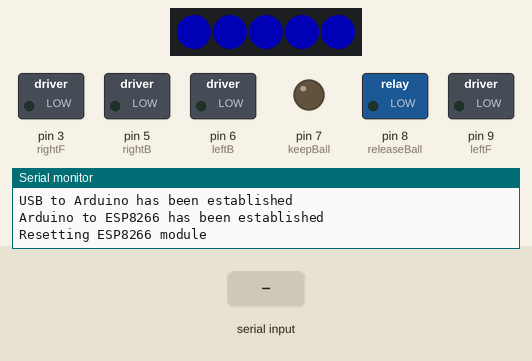
This sketch was run on a simulated Arduino Uno, built with avr-gcc and run on an emulated ATmega328P. On the bench: 5 RGB LEDs in strip order, left to right, switched loads named in the sketch (green lamp = pin HIGH), output pins drawn as LEDs (lit = HIGH), the last lines printed to the serial monitor. Inputs (shaded band) come from the test bench. Dim RGB values are drawn brighter than linear; the modem accepts every AT command (registered, SIM ready, sends succeed) and sends nothing else.

Above: at 0.1 s.
At 2.1 s:
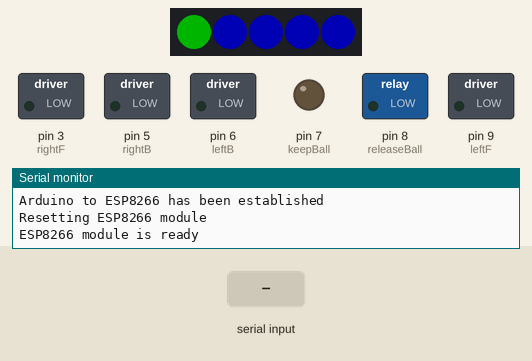
At 5.3 s:
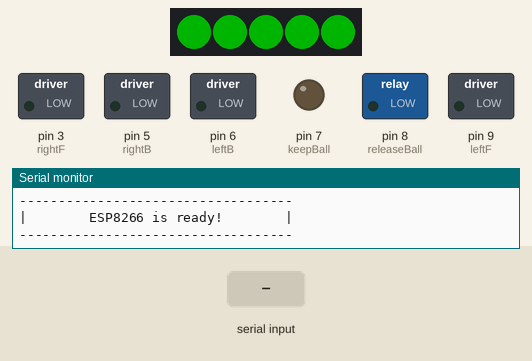
9.5 s: "x90\n" received over the second serial link
Timing chart, 0 to 12.5 s (numbered marks = the images above; inputs shaded):
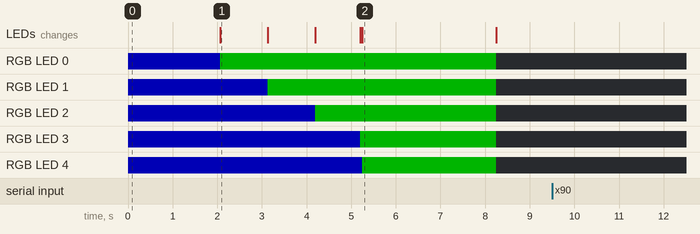

Measured:
- what the display in image 1 shows lasts 1.0 s, from 2.1 s to 3.1 s
- what the display in image 2 shows lasts 3.0 s, from 5.3 s to 8.3 s

The sketch:

soccerRobot-6-17-2016.ino
```cpp
#include <SoftwareSerial.h>
#include <Adafruit_NeoPixel.h>
#define SSID "MOTOROLA-34A73"
#define PASS "963debc469728bd74ea5"
SoftwareSerial esp8266(11, 10); // RX, TX
#define LED 12
Adafruit_NeoPixel strip = Adafruit_NeoPixel(5, LED, NEO_GRB + NEO_KHZ800);

uint32_t red = strip.Color(255, 0, 0);
uint32_t green = strip.Color(0, 255, 0);
uint32_t blue = strip.Color(0, 0, 255);
uint32_t none = strip.Color(0, 0, 0);

int rightB = 5;
int rightF = 3;
int leftF = 9;
int leftB = 6;
int keepBall = 7;
int releaseBall = 8;

boolean link = false;
unsigned long time = 0;

char eight;
char seven;
char six;
char five;
char four;
char three;
char two;
char one;

int dbg = 0;

void setup()
{
  pinMode(leftF, OUTPUT);
  pinMode(leftB, OUTPUT);
  pinMode(rightF, OUTPUT);
  pinMode(rightB, OUTPUT);
  pinMode(keepBall, OUTPUT);
  pinMode(releaseBall, OUTPUT);
  strip.begin();
  strip.show(); // Initialize all pixels to 'off'
  strip.setBrightness(64);
  //Serial USB connection from Arduino to USB
  Serial.begin(9600);
  debug("USB to Arduino has been established", 1);

  setColor("blue");
  //Serial from Arduino to ESP8266
  esp8266.begin(9600);

  while (!esp8266); //wait for Serial to connect
  Serial.println("Arduino to ESP8266 has been established");

  debug("Resetting ESP8266 module", 1);
  if(sendData("AT+RST", 2000, "Ready")) {
    debug("ESP8266 module is ready", 1);
    strip.setPixelColor(0, green);
    strip.show();
  } else {
    Serial.println("ESP8266 module is not ready");
    debug("ESP8266 module has no response...", 1);
    strip.setPixelColor(0, red);
    strip.show();
    while (1);
  }

  //connect to the wifi
  boolean connected = false;

  //Attempt to connect to wifi 5 times
  for (int i = 0; i < 5; i++)
  {
    if (connectWiFi())
    {
      connected = true;
      strip.setPixelColor(1, green);
      strip.show();
      break;
    }
  }

  if (!connected) {
    Serial.println("Could not connect to wifi after 5 attemps");
    strip.setPixelColor(1, red);
    strip.show();
    while (1);
  }

  //Set connection mode to multiple
  Serial.println("Set connection mode to multiple");
  esp8266.println("AT+CIPMUX=1");
  delay(1000);
  if (esp8266.find("OK"))
  {
    Serial.println("OK");
    strip.setPixelColor(2, green);
    strip.show();
  } else {
    Serial.println("ESP8266 AT+CIPMUX=1 command did not work...");
    strip.setPixelColor(2, red);
    strip.show();
    while (1);
  }

  Serial.println("Starting the web server");
  esp8266.println("AT+CIPSERVER=1,9090");
  delay(1000);
  if (esp8266.find("OK"))
  {
    strip.setPixelColor(3, green);
    strip.show();
    Serial.println("OK");
  } else {
    Serial.println("ESP8266 AT+CIPSERVER=1,80 command did not work...");
    strip.setPixelColor(3, red);
    strip.show();
    while (1);
  }

  Serial.println("-----------------------------------");
  Serial.println("|        ESP8266 is ready!        |");
  Serial.println("-----------------------------------");
  strip.setPixelColor(4, green);
  strip.show();
  delay(3000);
  setColor("none");
  strip.show();
}

void loop()
{
  if(esp8266.available()) {
    checkDirButtons();
  }

  if(link) {
    time = millis();
  }
}

void checkDirButtons() {
  char c = esp8266.read();

  if(c == 'x') {

    //Serial.print("Time: ");
    //Serial.println(time);

    String leftString = "aaaa";
    leftString.setCharAt(0, one);
    leftString.setCharAt(1, two);
    leftString.setCharAt(2, three);
    leftString.setCharAt(3, four);
    int leftPower = leftString.toInt();

    String rightString = "aaaa";
    rightString.setCharAt(0, five);
    rightString.setCharAt(1, six);
    rightString.setCharAt(2, seven);
    rightString.setCharAt(3, eight);
    int rightPower = rightString.toInt();

    Serial.print("Left power: ");
    Serial.println(leftPower);
    Serial.print("Right power: ");
    Serial.println(rightPower);

    if(leftPower > 0 && leftPower <=255) {
      digitalWrite(leftB, LOW);
      analogWrite(leftF, leftPower);
    } else if(leftPower == 0) {
      digitalWrite(leftF, LOW);
      digitalWrite(leftB, LOW);
    } else if(leftPower < 0 && leftPower >= -255) {
      digitalWrite(leftF, LOW);
      int posLeftPower = abs(leftPower);
      analogWrite(leftB, posLeftPower);
    }

    if(rightPower > 0 && rightPower <=255) {
      digitalWrite(rightB, LOW);
      analogWrite(rightF, rightPower);
    } else if(rightPower == 0) {
      digitalWrite(rightF, LOW);
      digitalWrite(rightB, LOW);
    } else if(rightPower < 0 && rightPower >= -255) {
      digitalWrite(rightF, LOW);
      int posRightPower = abs(rightPower);
      analogWrite(rightB, posRightPower);
    }
  }

  if(six == 'L' && seven == 'i' && eight == 'n' && c == 'k') {
    Serial.println("LINKED UP FAM!");
    time = millis();
    Serial.print("START TIME IS: ");
    Serial.println(time);
    link = true;
  } else if(six == 'l' && seven == 'i' && eight == 'n' && c == 'k') {
    Serial.println("UNLINKED boi");
    link = false;
    time = 0;
  }

  //grab the last 8 chars
  one = two;
  two = three;
  three = four;
  four = five;
  five = six;
  six = seven;
  seven = eight;
  eight = c;
}

void sendData(String data, int delayTime) {

  esp8266.println(data);
  delay(delayTime);
}

boolean sendData(String data, int delayTime, String lookFor) {
  esp8266.println(data);
  delay(delayTime);
  if (esp8266.find("Ready"))
  {
    return true;
  } else {
    return false;
  }
}

void debug(String message, int importance) {
  if(importance > dbg) {
    Serial.println(message);
  }
}

boolean connectWiFi()
{
  esp8266.println("AT+CWMODE=1");
  delay(1000);
  String cmd = "AT+CWJAP=\"";
  cmd += SSID;
  cmd += "\",\"";
  cmd += PASS;
  cmd += "\"";
  esp8266.println(cmd);
  Serial.println(cmd);

  //delay(12000);

  if (esp8266.find("OK"))
  {
    Serial.println("OK, Connected to WiFi.");
    return true;
  } else
  {
    Serial.println("Can not connect to the WiFi.");
    return false;
  }
}

void setColor(String color) {
  if(color == "red") {
    for(int a = 0; a < 5; a++) {
      strip.setPixelColor(a, red);
    }
    strip.show();
  } else if(color == "green") {
    for(int a = 0; a < 5; a++) {
      strip.setPixelColor(a, green);
    }
    strip.show();
  } else if(color == "blue") {
    for(int a = 0; a < 5; a++) {
      strip.setPixelColor(a, blue);
    }
    strip.show();
  } else if(color == "none") {
    for(int a = 0; a < 5; a++) {
      strip.setPixelColor(a, none);
    }
    strip.show();
  }
}
```
